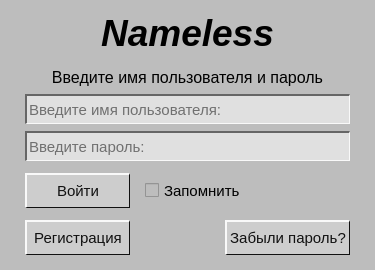
<?xml version="1.0" encoding="UTF-8"?>
<ui version="4.0">
 <class>loginw</class>
 <widget class="QWidget" name="loginw">
  <property name="geometry">
   <rect>
    <x>0</x>
    <y>0</y>
    <width>375</width>
    <height>270</height>
   </rect>
  </property>
  <property name="minimumSize">
   <size>
    <width>250</width>
    <height>180</height>
   </size>
  </property>
  <property name="maximumSize">
   <size>
    <width>375</width>
    <height>270</height>
   </size>
  </property>
  <property name="windowTitle">
   <string>Login</string>
  </property>
  <property name="styleSheet">
   <string notr="true">background: #bdbdbd;</string>
  </property>
  <layout class="QVBoxLayout" name="verticalLayout_4">
   <property name="spacing">
    <number>0</number>
   </property>
   <property name="leftMargin">
    <number>25</number>
   </property>
   <property name="topMargin">
    <number>0</number>
   </property>
   <property name="rightMargin">
    <number>25</number>
   </property>
   <property name="bottomMargin">
    <number>0</number>
   </property>
   <item>
    <layout class="QVBoxLayout" name="verticalLayout_3">
     <property name="spacing">
      <number>20</number>
     </property>
     <item>
      <widget class="QLabel" name="logo">
       <property name="maximumSize">
        <size>
         <width>16777215</width>
         <height>35</height>
        </size>
       </property>
       <property name="font">
        <font>
         <family>Arial</family>
         <pointsize>28</pointsize>
         <weight>75</weight>
         <bold>true</bold>
        </font>
       </property>
       <property name="text">
        <string>&lt;html&gt;&lt;head/&gt;&lt;body&gt;&lt;p&gt;&lt;span style=&quot; font-weight:600; font-style:italic;&quot;&gt;Nameless&lt;/span&gt;&lt;/p&gt;&lt;/body&gt;&lt;/html&gt;</string>
       </property>
       <property name="textFormat">
        <enum>Qt::AutoText</enum>
       </property>
       <property name="alignment">
        <set>Qt::AlignCenter</set>
       </property>
      </widget>
     </item>
     <item>
      <layout class="QVBoxLayout" name="verticalLayout_2">
       <property name="spacing">
        <number>7</number>
       </property>
       <item>
        <widget class="QLabel" name="lbl_input">
         <property name="maximumSize">
          <size>
           <width>16777215</width>
           <height>20</height>
          </size>
         </property>
         <property name="font">
          <font>
           <pointsize>12</pointsize>
          </font>
         </property>
         <property name="layoutDirection">
          <enum>Qt::LeftToRight</enum>
         </property>
         <property name="text">
          <string>Введите имя пользователя и пароль</string>
         </property>
         <property name="alignment">
          <set>Qt::AlignCenter</set>
         </property>
        </widget>
       </item>
       <item>
        <layout class="QVBoxLayout" name="verticalLayout">
         <property name="spacing">
          <number>7</number>
         </property>
         <item>
          <widget class="QLineEdit" name="le_username">
           <property name="minimumSize">
            <size>
             <width>0</width>
             <height>30</height>
            </size>
           </property>
           <property name="maximumSize">
            <size>
             <width>16777215</width>
             <height>30</height>
            </size>
           </property>
           <property name="font">
            <font>
             <pointsize>11</pointsize>
            </font>
           </property>
           <property name="styleSheet">
            <string notr="true">QLineEdit {
	background: #E0E0E0;
	border: 2px solid #666666;
	border-bottom-width: 1px;
	border-right-width: 1px;
	border-bottom-color: #F9F9F9;
	border-right-color: #F9F9F9;
	color: #000000;
 }
QLineEdit:hover {
	background: #E0E0E0;
	border: 2px solid #666666;
	border-bottom-width: 1px;
	border-right-width: 1px;
	border-bottom-color: #F9F9F9;
	border-right-color: #F9F9F9;
	color: #000000;
 }</string>
           </property>
           <property name="maxLength">
            <number>128</number>
           </property>
           <property name="placeholderText">
            <string>Введите имя пользователя:</string>
           </property>
           <property name="clearButtonEnabled">
            <bool>true</bool>
           </property>
          </widget>
         </item>
         <item>
          <widget class="QLineEdit" name="le_pswd">
           <property name="minimumSize">
            <size>
             <width>0</width>
             <height>30</height>
            </size>
           </property>
           <property name="maximumSize">
            <size>
             <width>16777215</width>
             <height>30</height>
            </size>
           </property>
           <property name="font">
            <font>
             <pointsize>11</pointsize>
            </font>
           </property>
           <property name="styleSheet">
            <string notr="true">QLineEdit {
	background: #E0E0E0;
	border: 2px solid #666666;
	border-bottom-width: 1px;
	border-right-width: 1px;
	border-bottom-color: #F9F9F9;
	border-right-color: #F9F9F9;
	color: #000000;
 }
QLineEdit:hover {
	background: #E0E0E0;
	border: 2px solid #666666;
	border-bottom-width: 1px;
	border-right-width: 1px;
	border-bottom-color: #F9F9F9;
	border-right-color: #F9F9F9;
	color: #000000;
 }</string>
           </property>
           <property name="maxLength">
            <number>64</number>
           </property>
           <property name="echoMode">
            <enum>QLineEdit::Password</enum>
           </property>
           <property name="placeholderText">
            <string>Введите пароль:</string>
           </property>
           <property name="clearButtonEnabled">
            <bool>true</bool>
           </property>
          </widget>
         </item>
        </layout>
       </item>
      </layout>
     </item>
    </layout>
   </item>
   <item>
    <layout class="QHBoxLayout" name="horizontalLayout_2">
     <property name="spacing">
      <number>15</number>
     </property>
     <item>
      <widget class="QPushButton" name="btn_login">
       <property name="minimumSize">
        <size>
         <width>105</width>
         <height>35</height>
        </size>
       </property>
       <property name="maximumSize">
        <size>
         <width>130</width>
         <height>35</height>
        </size>
       </property>
       <property name="font">
        <font>
         <pointsize>11</pointsize>
        </font>
       </property>
       <property name="styleSheet">
        <string notr="true">QPushButton {
	background: #cdcdcd;
	border: 2px solid #F9F9F9;
	border-bottom-width: 1px;
	border-right-width: 1px;
	border-bottom-color: #111111;
	border-right-color: #111111;
	color: #111111;
 }
QPushButton:pressed {
	background: #aaaaaa;
	border: 2px solid #111111;
	border-bottom-width: 1px;
	border-right-width: 1px;
	border-bottom-color: #F9F9F9;
	border-right-color: #F9F9F9;
	color: #333333;
 }
QPushButton:hover {
	background: #aaaaaa;
	color: #333333;
 }</string>
       </property>
       <property name="text">
        <string>Войти</string>
       </property>
      </widget>
     </item>
     <item>
      <widget class="QCheckBox" name="chkbox_remember">
       <property name="minimumSize">
        <size>
         <width>0</width>
         <height>25</height>
        </size>
       </property>
       <property name="maximumSize">
        <size>
         <width>100</width>
         <height>35</height>
        </size>
       </property>
       <property name="font">
        <font>
         <pointsize>11</pointsize>
        </font>
       </property>
       <property name="text">
        <string>Запомнить</string>
       </property>
      </widget>
     </item>
     <item>
      <spacer name="horizontalSpacer_2">
       <property name="orientation">
        <enum>Qt::Horizontal</enum>
       </property>
       <property name="sizeHint" stdset="0">
        <size>
         <width>40</width>
         <height>20</height>
        </size>
       </property>
      </spacer>
     </item>
    </layout>
   </item>
   <item>
    <layout class="QHBoxLayout" name="horizontalLayout">
     <item>
      <widget class="QPushButton" name="btn_to_registration">
       <property name="minimumSize">
        <size>
         <width>105</width>
         <height>35</height>
        </size>
       </property>
       <property name="maximumSize">
        <size>
         <width>130</width>
         <height>35</height>
        </size>
       </property>
       <property name="font">
        <font>
         <pointsize>11</pointsize>
        </font>
       </property>
       <property name="styleSheet">
        <string notr="true">QPushButton {
	background: #cdcdcd;
	border: 2px solid #F9F9F9;
	border-bottom-width: 1px;
	border-right-width: 1px;
	border-bottom-color: #111111;
	border-right-color: #111111;
	color: #111111;
 }
QPushButton:pressed {
	background: #aaaaaa;
	border: 2px solid #111111;
	border-bottom-width: 1px;
	border-right-width: 1px;
	border-bottom-color: #F9F9F9;
	border-right-color: #F9F9F9;
	color: #333333;
 }
QPushButton:hover {
	background: #aaaaaa;
	color: #333333;
 }</string>
       </property>
       <property name="text">
        <string>Регистрация</string>
       </property>
      </widget>
     </item>
     <item>
      <spacer name="horizontalSpacer">
       <property name="orientation">
        <enum>Qt::Horizontal</enum>
       </property>
       <property name="sizeHint" stdset="0">
        <size>
         <width>40</width>
         <height>20</height>
        </size>
       </property>
      </spacer>
     </item>
     <item>
      <widget class="QPushButton" name="btn_pswd_forget">
       <property name="minimumSize">
        <size>
         <width>125</width>
         <height>35</height>
        </size>
       </property>
       <property name="maximumSize">
        <size>
         <width>145</width>
         <height>35</height>
        </size>
       </property>
       <property name="font">
        <font>
         <pointsize>11</pointsize>
        </font>
       </property>
       <property name="styleSheet">
        <string notr="true">QPushButton {
	background: #cdcdcd;
	border: 2px solid #F9F9F9;
	border-bottom-width: 1px;
	border-right-width: 1px;
	border-bottom-color: #111111;
	border-right-color: #111111;
	color: #111111;
 }
QPushButton:pressed {
	background: #aaaaaa;
	border: 2px solid #111111;
	border-bottom-width: 1px;
	border-right-width: 1px;
	border-bottom-color: #F9F9F9;
	border-right-color: #F9F9F9;
	color: #333333;
 }
QPushButton:hover {
	background: #aaaaaa;
	color: #333333;
 }</string>
       </property>
       <property name="text">
        <string>Забыли пароль?</string>
       </property>
      </widget>
     </item>
    </layout>
   </item>
  </layout>
 </widget>
 <resources/>
 <connections/>
</ui>
